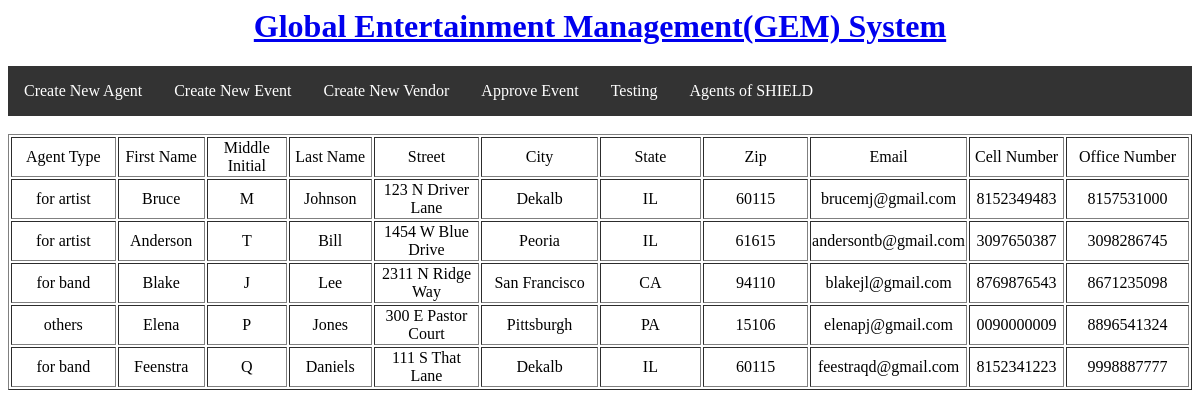
Screenshot of /agents.php with the database file from the repository.
### tables this page shows
CREATE TABLE Agent
(AgentId int auto_increment PRIMARY KEY,
FirstName CHAR(25),
MiddleInit CHAR(1),
LastName CHAR(25),
Street CHAR(50),
City CHAR(20),
State CHAR(2),
Zip CHAR(10),
Email CHAR(30),
OfficeNum CHAR(12),
CellNum CHAR(10),
Type CHAR(10));

### agents.php (the view, shortened to what this page needs)
<?php
  require_once("conn.php");
  echo '<table align="center" border=1>';
     echo '<tr>';
       echo '<td width="150" align="center">';
         echo 'Agent Type';
       echo '</td>';
       echo '<td width="100" align="center">';
           echo 'First Name';
       echo '</td>';
       echo '<td width="100" align="center">';
         echo 'Middle Initial';
       echo '</td>';
       echo '<td width="100" align="center">';
         echo 'Last Name';
       echo '</td>';
       echo '<td width="150" align="center">';
         echo 'Street';
       echo '</td>';
       echo '<td width="150" align="center">';
         echo 'City';
       echo '</td>';
       echo '<td width="150" align="center">';
         echo 'State';
       echo '</td>';
       echo '<td width="150" align="center">';
         echo 'Zip';
       echo '</td>';
       echo '<td width="150" align="center">';
         echo 'Email';
       echo '</td>';
       echo '<td width="100" align="center">';
         echo 'Cell Number';
       echo '</td>';
       echo '<td width="150" align="center">';
         echo 'Office Number';
       echo '</td>';
     echo '</tr>';
  foreach($conn->query('SELECT FirstName,MiddleInit,LastName,Street,City,State,Zip,Email,OfficeNum,CellNum,Type FROM Agent') as $row)
  {
   echo '<tr>';
     echo '<td align="center">';
         echo $row['Type'];
     echo '</td>';
     echo '<td align="center">';
         echo $row['FirstName'];
     echo '</td>';
     echo '<td align="center">';
         echo $row['MiddleInit'];
     echo '</td>';
     echo '<td align="center">';
         echo $row['LastName'];
     echo '</td>';
     echo '<td align="center">';
         echo $row['Street'];
     echo '</td>';
     echo '<td align="center">';
         echo $row['City'];
     echo '</td>';
     echo '<td align="center">';
         echo $row['State'];
     echo '</td>';
     echo '<td align="center">';
         echo $row['Zip'];
     echo '</td>';
     echo '<td align="center">';
         echo $row['Email'];
     echo '</td>';
     echo '<td align="center">';
         echo $row['CellNum'];
     echo '</td>';
     echo '<td align="center">';
         echo $row['OfficeNum'];
     echo '</td>';
   echo '</tr>';
  }
?>

### rows the page displays
agent: Type "for artist", FirstName "Bruce", MiddleInit "M", LastName "Johnson", Street "123 N Driver Lane", City "Dekalb", State "IL", Zip "60115", Email "brucemj@gmail.com", CellNum "8152349483", OfficeNum "8157531000"
agent: Type "for artist", FirstName "Anderson", MiddleInit "T", LastName "Bill", Street "1454 W Blue Drive", City "Peoria", State "IL", Zip "61615", Email "andersontb@gmail.com", CellNum "3097650387", OfficeNum "3098286745"
agent: Type "for band", FirstName "Blake", MiddleInit "J", LastName "Lee", Street "2311 N Ridge Way", City "San Francisco", State "CA", Zip "94110", Email "blakejl@gmail.com", CellNum "8769876543", OfficeNum "8671235098"
agent: Type "others", FirstName "Elena", MiddleInit "P", LastName "Jones", Street "300 E Pastor Court", City "Pittsburgh", State "PA", Zip "15106", Email "elenapj@gmail.com", CellNum "0090000009", OfficeNum "8896541324"
agent: Type "for band", FirstName "Feenstra", MiddleInit "Q", LastName "Daniels", Street "111 S That Lane", City "Dekalb", State "IL", Zip "60115", Email "feestraqd@gmail.com", CellNum "8152341223", OfficeNum "9998887777"
